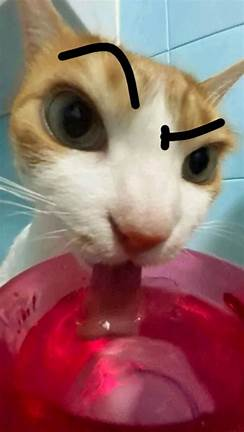
#> input picture Img/momo.png, 244 x 432 px, found by its file name
$ jupyter execute main_1.ipynb
#> lines starting #> are read from the running program, lines starting #| are printed output that depends on the picture; after the words box and inside, x2 and y2 are one past the last pixel; in counts of white or black regions, pixels touching at a corner belong together
# Task I : Implement Otsu's Thresholding using OpenCV and Visualize Results

## Goal
This notebook demonstrates Otsu's thresholding method for image segmentation, following these steps:

### A. Image Import and Visualization
- Import an image and display it in grayscale
- Generate and display the image's histogram

### B. Custom Implementation
- Implement Otsu's thresholding algorithm manually without using built-in functions
- Display the resulting binary image

### C. Mathematical Explanation
- Document the formula used for Otsu's method
- Explain the purpose and working principles of the algorithm

### D. Comparison with Built-in Implementation
- Apply OpenCV's built-in Otsu thresholding function
- Compare results between manual implementation and OpenCV's function
- Visualize the differences between both implementations

[cell 1]
import cv2
import numpy as np
import matplotlib.pyplot as plt

# A. Import image and display in grayscale and its histogram
# Read the image in grayscale
img = cv2.imread('img/momo.png', cv2.IMREAD_GRAYSCALE)
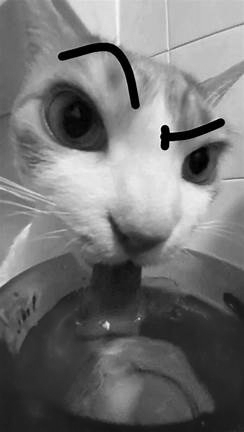
#> img: shape (432, 244); min 0, max 254, mean 115.6
img2 = cv2.imread('img/sigma_cat.png', cv2.IMREAD_GRAYSCALE)
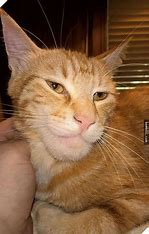
#> input picture Img/sigma_cat.png, 149 x 234 px, found by its file name
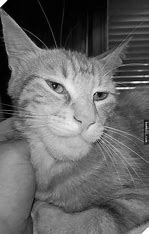
#> img2: shape (234, 149); min 0, max 255, mean 101.7

# Check if image is loaded
if img is None:
    print("Error: Could not load image. Creating a sample image instead.")
    # Create a sample image
    img = np.zeros((300, 300), dtype=np.uint8)
    img[50:150, 50:150] = 200
    img[100:250, 150:250] = 100

# Display image and histogram
plt.figure(figsize=(12, 5))
plt.subplot(121)
plt.imshow(img, cmap='gray')
plt.title('Grayscale Image')
plt.axis('off')

plt.subplot(122)
plt.hist(img.ravel(), bins=256, range=[0, 256])
plt.title('Histogram')
plt.xlabel('Pixel Value')
plt.ylabel('Frequency')
plt.tight_layout()
plt.show()
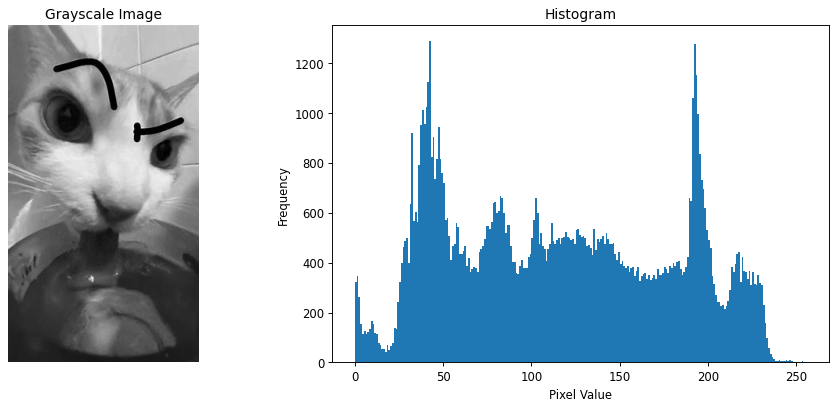
#> figure drawn by matplotlib, 2 panels; panel 2: tallest bar 1286 high, from x = 42 to 43

# B. Implement Otsu's threshold without using inbuilt function
def otsu_manual(image):
    # Calculate histogram
    hist, bins = np.histogram(image.flatten(), 256, [0, 256])
#> hist = 256 values, max 1286 at index 42, min 0 at index 250, mean 411.8; bins = 257 values from 0 to 256

    # Total number of pixels
    total_pixels = image.size
#> total_pixels = 105408

    # Sum of all pixel values
    sum_total = np.sum([i * hist[i] for i in range(256)])
#> sum_total = 12185510

    best_threshold = 0
    max_variance = 0

    sum_background = 0
    weight_background = 0

    # Try all possible threshold values
    for t in range(256):
        # Update background weights and sum
        weight_background += hist[t]
        if weight_background == 0:
            continue

        weight_foreground = total_pixels - weight_background
        if weight_foreground == 0:
            break

        sum_background += t * hist[t]

        # Calculate means
        mean_background = sum_background / weight_background
        mean_foreground = (sum_total - sum_background) / weight_foreground

        # Calculate between-class variance
        variance = weight_background * weight_foreground * ((mean_background - mean_foreground) ** 2)

        # Update threshold if variance is higher
        if variance > max_variance:
            max_variance = variance
            best_threshold = t
#> this loop made 255 passes
#> (weight_background, weight_foreground, sum_background, mean_background, mean_foreground, max_variance) on passes 1 to 12: (323, 105085, 0, 0, 116, 4.56e+11), (668, 104740, 345, 0.516, 116.3, 9.39e+11), (930, 104478, 869, 0.934, 116.6, 1.3e+12), (1083, 104325, 1328, 1.23, 116.8, 1.51e+12), (1198, 104210, 1788, 1.49, 116.9, 1.66e+12), (1322, 104086, 2408, 1.82, 117, 1.83e+12), (1434, 103974, 3080, 2.15, 117.2, 1.97e+12), (1554, 103854, 3920, 2.52, 117.3, 2.13e+12), (1686, 103722, 4976, 2.95, 117.4, 2.29e+12), (1853, 103555, 6479, 3.5, 117.6, 2.5e+12), (2009, 103399, 8039, 4, 117.8, 2.69e+12), (2125, 103283, 9315, 4.38, 117.9, 2.83e+12)
#> (weight_background, weight_foreground, sum_background, mean_background) on pass 100: (46225, 59183, 2542067, 54.99)

    # Apply threshold
    binary = np.zeros_like(image)
    binary[image > best_threshold] = 255

    return best_threshold, binary

# Apply manual Otsu
otsu_threshold, otsu_image = otsu_manual(img)
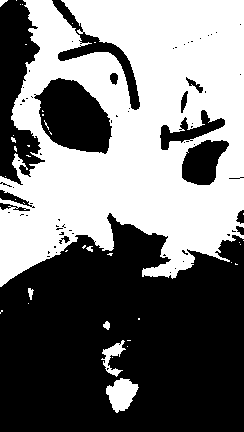
#> otsu_image: shape (432, 244); 46.6% white; 40 white regions (33 under 20 px), largest, box (x1, y1, x2, y2) and area: (0, 0, 244, 287) 47773, (106, 378, 139, 413) 721, (101, 340, 126, 377) 337
print(f"Manual Otsu threshold: {otsu_threshold}")
#| Manual Otsu threshold: 119

# Display result
plt.figure(figsize=(6, 6))
plt.imshow(otsu_image, cmap='gray')
plt.title(f'Manual Otsu (threshold = {otsu_threshold})')
plt.axis('off')
plt.show()

# D. Use built-in function and compare
ret, opencv_otsu = cv2.threshold(img, 0, 255, cv2.THRESH_BINARY + cv2.THRESH_OTSU)
print(f"OpenCV Otsu threshold: {ret}")
#| OpenCV Otsu threshold: 119.0

# Compare results
plt.figure(figsize=(12, 5))
plt.subplot(121)
plt.imshow(otsu_image, cmap='gray')
plt.title(f'Manual Otsu (threshold = {otsu_threshold})')
plt.axis('off')

plt.subplot(122)
plt.imshow(opencv_otsu, cmap='gray')
plt.title(f'OpenCV Otsu (threshold = {int(ret)})')
plt.axis('off')

plt.tight_layout()
plt.show()

# Calculate difference between implementations
diff = np.abs(otsu_image - opencv_otsu)
#> diff: shape (432, 244); every value is 0
plt.figure(figsize=(6, 6))
plt.imshow(diff, cmap='hot')
plt.title('Difference Between Implementations')
plt.colorbar()
plt.axis('off')
plt.show()
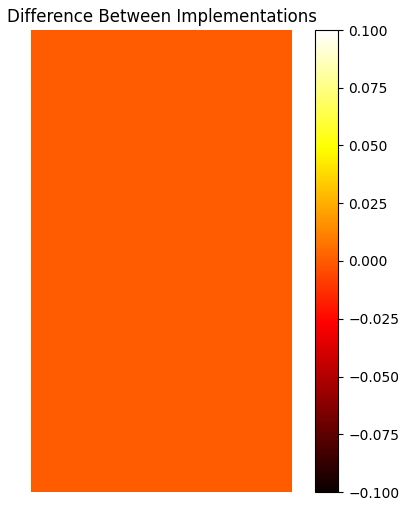
#> figure drawn by matplotlib, 2 panels

# C. Otsu's Thresholding Method Explanation

## Formula Used
The core formula implemented in our manual Otsu thresholding method is the between-class variance calculation:

$$\sigma_B^2(t) = w_b(t) \times w_f(t) \times [μ_b(t) - μ_f(t)]^2$$

Where:
- $\sigma_B^2(t)$ = Between-class variance at threshold $t$
- $w_b(t)$ = Weight of the background pixels (proportion of pixels below threshold)
- $w_f(t)$ = Weight of the foreground pixels (proportion of pixels above threshold)
- $μ_b(t)$ = Mean intensity of background pixels
- $μ_f(t)$ = Mean intensity of foreground pixels

## Purpose
Otsu's method automatically finds the optimal threshold by maximizing the between-class variance of the resulting binary image. This effectively:

1. Separates the pixels into two classes (background and foreground)
2. Minimizes the variance within each class
3. Maximizes the variance between the classes

The algorithm iterates through all possible threshold values (0-255) and chooses the one that produces the maximum between-class variance. This results in the most effective separation between dark and light regions of the image.

In our implementation, both the manual method and OpenCV's built-in function arrived at the same threshold value (119), demonstrating the correctness of our implementation.

## Task 2: Using Prewitt and Sobel Kernels for Edge Detection

### Goal:
1. Import an image without displaying it (No img path)
2. Create 2 Kernels:
   - Prewitt kernel
   - Sobel kernel
   (No image path implementation)
3. Apply Prewitt kernel to image and display 3 images:
   - Original image
   - Horizontal edges
   - Vertical edges
   (Image path implemented in folder "img/")
4. Repeat step 3 using Sobel kernel

[cell 2]
# Task 2: Implementation of Prewitt and Sobel Kernels for Edge Detection

# Define Prewitt kernels
prewitt_horizontal = np.array([[-1, -1, -1],
                               [0, 0, 0],
                               [1, 1, 1]])

prewitt_vertical = np.array([[-1, 0, 1],
                             [-1, 0, 1],
                             [-1, 0, 1]])

# Define Sobel kernels
sobel_horizontal = np.array([[-1, -2, -1],
                             [0, 0, 0],
                             [1, 2, 1]])

sobel_vertical = np.array([[-1, 0, 1],
                           [-2, 0, 2],
                           [-1, 0, 1]])

# Apply Prewitt kernels
prewitt_horizontal_edges = cv2.filter2D(img2, -1, prewitt_horizontal)
prewitt_vertical_edges = cv2.filter2D(img2, -1, prewitt_vertical)

# Apply Sobel kernels
sobel_horizontal_edges = cv2.filter2D(img2, -1, sobel_horizontal)
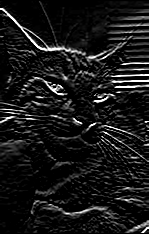
#> sobel_horizontal_edges: shape (234, 149); min 0, max 255, mean 24
sobel_vertical_edges = cv2.filter2D(img2, -1, sobel_vertical)
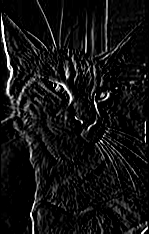
#> sobel_vertical_edges: shape (234, 149); min 0, max 255, mean 18.7

# Display Prewitt results
plt.figure(figsize=(15, 5))
plt.subplot(131)
plt.imshow(img2, cmap='gray')
plt.title('Original Image')
plt.axis('off')

plt.subplot(132)
plt.imshow(prewitt_horizontal_edges, cmap='gray')
plt.title('Prewitt Horizontal Edges')
plt.axis('off')

plt.subplot(133)
plt.imshow(prewitt_vertical_edges, cmap='gray')
plt.title('Prewitt Vertical Edges')
plt.axis('off')
plt.tight_layout()
plt.show()

# Display Sobel results
plt.figure(figsize=(15, 5))
plt.subplot(131)
plt.imshow(img2, cmap='gray')
plt.title('Original Image')
plt.axis('off')

plt.subplot(132)
plt.imshow(sobel_horizontal_edges, cmap='gray')
plt.title('Sobel Horizontal Edges')
plt.axis('off')

plt.subplot(133)
plt.imshow(sobel_vertical_edges, cmap='gray')
plt.title('Sobel Vertical Edges')
plt.axis('off')
plt.tight_layout()
plt.show()

# Task III. Run and Compare Result

## Goal:
### A. Use your work on edge detection using Laplacian from the previous week
### B. Display six images in a figure (Original of 3, and each technique results)
### C. Tell what you notice about the difference between these three techniques

- **Prewitt**: Uses simple 3×3 kernels that are sensitive to horizontal and vertical edges separately. Less sensitive to noise but may miss subtle edge details.
- **Sobel**: Uses weighted kernels that emphasize the central pixels, making it more accurate than Prewitt for detecting diagonal edges and providing better noise suppression.
- **Laplacian**: Detects edges in all directions simultaneously using a second derivative approach, resulting in thinner edges but higher sensitivity to noise.

The comparison will help understand the strengths and limitations of each edge detection technique across different image characteristics.

[cell 3]
# Task III: Compare Prewitt, Sobel, and Laplacian edge detection techniques

# Define Laplacian kernel
laplacian_kernel = np.array([[0, 1, 0],
                             [1, -4, 1],
                             [0, 1, 0]], dtype=np.float32)

# Apply Laplacian kernel for edge detection
laplacian_edges = cv2.filter2D(img2, -1, laplacian_kernel)
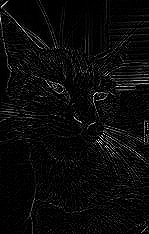
#> laplacian_edges: shape (234, 149); min 0, max 255, mean 10.7
# Invert the Laplacian result for better visualization (edges are now bright)
laplacian_edges = 255 - laplacian_edges
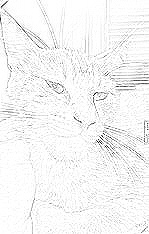
#> laplacian_edges: shape (234, 149); min 0, max 255, mean 244.3

# Create a figure with 6 subplots: original image and results from 3 edge detection techniques
plt.figure(figsize=(18, 10))

# Original image
plt.subplot(231)
plt.imshow(img2, cmap='gray')
plt.title('Original Image')
plt.axis('off')

# Prewitt edges
plt.subplot(232)
plt.imshow(prewitt_horizontal_edges, cmap='gray')
plt.title('Prewitt Horizontal Edges')
plt.axis('off')

plt.subplot(233)
plt.imshow(prewitt_vertical_edges, cmap='gray')
plt.title('Prewitt Vertical Edges')
plt.axis('off')

# Sobel edges
plt.subplot(234)
plt.imshow(sobel_horizontal_edges, cmap='gray')
plt.title('Sobel Horizontal Edges')
plt.axis('off')

plt.subplot(235)
plt.imshow(sobel_vertical_edges, cmap='gray')
plt.title('Sobel Vertical Edges')
plt.axis('off')

# Laplacian edges
plt.subplot(236)
plt.imshow(laplacian_edges, cmap='gray')
plt.title('Laplacian Edges')
plt.axis('off')

plt.tight_layout()
plt.show()

# Compare the three techniques
print("Comparison of Edge Detection Techniques:")
print("-----------------------------------------")
print("1. Prewitt: Simple kernel, detects edges in horizontal and vertical directions separately.")
print("   - Less sensitive to noise but may miss subtle details")
print("   - Lower computational complexity")
print("   - Shows more gradual edge transitions")
print()
print("2. Sobel: Weighted kernel, emphasizes central pixels.")
print("   - Better noise suppression than Prewitt")
print("   - More accurate for diagonal edges")
print("   - Produces stronger edge responses")
print()
print("3. Laplacian: Second-derivative operator, detects edges in all directions at once.")
print("   - Produces thinner edge lines")
print("   - More sensitive to noise")
print("   - Better at identifying fine details and rapid intensity changes")
print("   - Can detect zero crossings (important for edge localization)")
